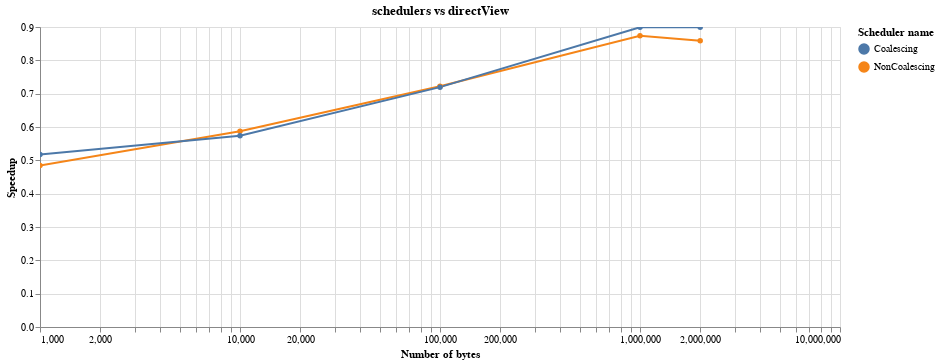
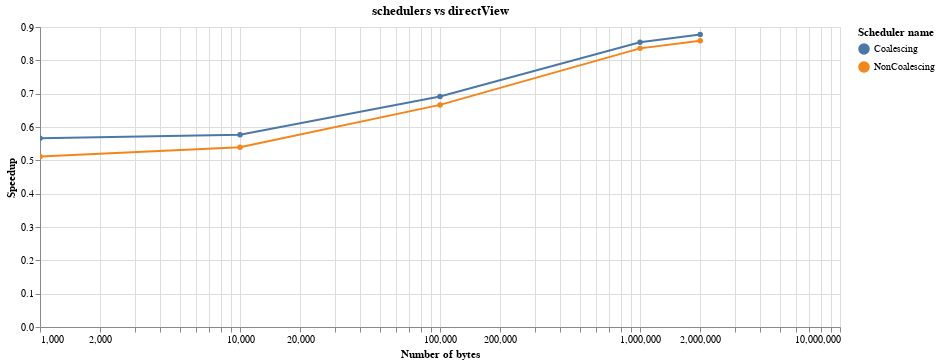
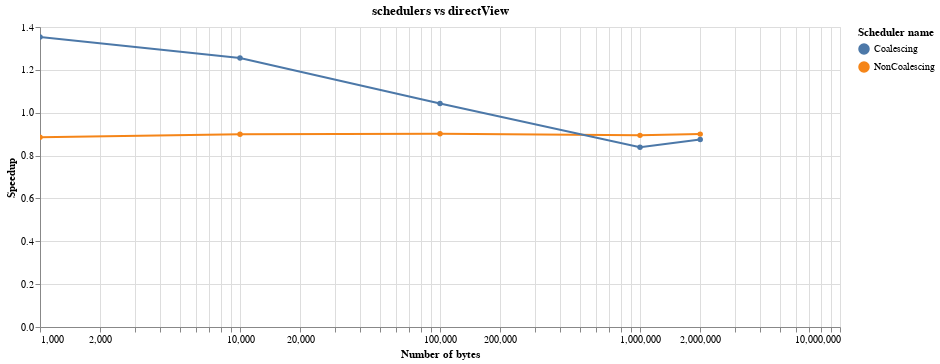

Notebook source saved alongside these figures, in order:
### Code cell
for engine in data['Number of engines'].unique():
    display(Markdown(f'### Running on {engine} engines'))
    alt.Chart(data[(data['Number of engines'] == engine) & (data['Scheduler name'] != 'DirectView')]).mark_line(point=True).encode(
        alt.X(
            'Number of bytes',
            scale=alt.Scale(type='log')
        ),
        alt.Y(
            'Speedup',
        ),
        color='Scheduler name:N',
        tooltip='Duration in ms',
    ).properties(title='schedulers vs directView', width=800).interactive().display(renderer='svg')

### Figure 1 — Vega-Lite specification as saved in the notebook (floating-point values rounded to 4 significant figures)
{"$schema": "https://vega.github.io/schema/vega-lite/v3.4.0.json", "config": {"mark": {"tooltip": null}, "view": {"height": 300, "width": 400}}, "data": {"name": "data-0440ad4e8611b0ea62c3981b00e7f59b"}, "datasets": {"data-0440ad4e8611b0ea62c3981b00e7f59b": [{"Duration in ms": 9.45, "Number of bytes": 1000, "Number of engines": 1, "Scheduler name": "NonCoalescing", "Speedup": 0.4847}, {"Duration in ms": 9.47, "Number of bytes": 10000, "Number of engines": 1, "Scheduler name": "NonCoalescing", "Speedup": 0.5871}, {"Duration in ms": 17.83, "Number of bytes": 100000, "Number of engines": 1, "Scheduler name": "NonCoalescing", "Speedup": 0.7224}, {"Duration in ms": 89.25, "Number of bytes": 1000000, "Number of engines": 1, "Scheduler name": "NonCoalescing", "Speedup": 0.8735}, {"Duration in ms": 172.5, "Number of bytes": 2000000, "Number of engines": 1, "Scheduler name": "NonCoalescing", "Speedup": 0.8587}, {"Duration in ms": 8.85, "Number of bytes": 1000, "Number of engines": 1, "Scheduler name": "Coalescing", "Speedup": 0.5175}, {"Duration in ms": 9.69, "Number of bytes": 10000, "Number of engines": 1, "Scheduler name": "Coalescing", "Speedup": 0.5738}, {"Duration in ms": 17.9, "Number of bytes": 100000, "Number of engines": 1, "Scheduler name": "Coalescing", "Speedup": 0.7196}, {"Duration in ms": 86.69, "Number of bytes": 1000000, "Number of engines": 1, "Scheduler name": "Coalescing", "Speedup": 0.8993}, {"Duration in ms": 164.8, "Number of bytes": 2000000, "Number of engines": 1, "Scheduler name": "Coalescing", "Speedup": 0.8989}]}, "encoding": {"color": {"field": "Scheduler name", "type": "nominal"}, "tooltip": {"field": "Duration in ms", "type": "quantitative"}, "x": {"field": "Number of bytes", "scale": {"type": "log"}, "type": "quantitative"}, "y": {"field": "Speedup", "type": "quantitative"}}, "mark": {"point": true, "type": "line"}, "selection": {"selector008": {"bind": "scales", "encodings": ["x", "y"], "type": "interval"}}, "title": "schedulers vs directView", "width": 800}

### Figure 2 — Vega-Lite specification as saved in the notebook (floating-point values rounded to 4 significant figures)
{"$schema": "https://vega.github.io/schema/vega-lite/v3.4.0.json", "config": {"mark": {"tooltip": null}, "view": {"height": 300, "width": 400}}, "data": {"name": "data-9a6930e69cbd1d65145edab2df56d729"}, "datasets": {"data-9a6930e69cbd1d65145edab2df56d729": [{"Duration in ms": 9.85, "Number of bytes": 1000, "Number of engines": 2, "Scheduler name": "NonCoalescing", "Speedup": 0.5117}, {"Duration in ms": 10.35, "Number of bytes": 10000, "Number of engines": 2, "Scheduler name": "NonCoalescing", "Speedup": 0.5391}, {"Duration in ms": 18.7, "Number of bytes": 100000, "Number of engines": 2, "Scheduler name": "NonCoalescing", "Speedup": 0.6663}, {"Duration in ms": 89.76, "Number of bytes": 1000000, "Number of engines": 2, "Scheduler name": "NonCoalescing", "Speedup": 0.8359}, {"Duration in ms": 171.1, "Number of bytes": 2000000, "Number of engines": 2, "Scheduler name": "NonCoalescing", "Speedup": 0.8586}, {"Duration in ms": 8.9, "Number of bytes": 1000, "Number of engines": 2, "Scheduler name": "Coalescing", "Speedup": 0.5663}, {"Duration in ms": 9.67, "Number of bytes": 10000, "Number of engines": 2, "Scheduler name": "Coalescing", "Speedup": 0.577}, {"Duration in ms": 18.02, "Number of bytes": 100000, "Number of engines": 2, "Scheduler name": "Coalescing", "Speedup": 0.6915}, {"Duration in ms": 87.85, "Number of bytes": 1000000, "Number of engines": 2, "Scheduler name": "Coalescing", "Speedup": 0.8541}, {"Duration in ms": 167.4, "Number of bytes": 2000000, "Number of engines": 2, "Scheduler name": "Coalescing", "Speedup": 0.8774}]}, "encoding": {"color": {"field": "Scheduler name", "type": "nominal"}, "tooltip": {"field": "Duration in ms", "type": "quantitative"}, "x": {"field": "Number of bytes", "scale": {"type": "log"}, "type": "quantitative"}, "y": {"field": "Speedup", "type": "quantitative"}}, "mark": {"point": true, "type": "line"}, "selection": {"selector009": {"bind": "scales", "encodings": ["x", "y"], "type": "interval"}}, "title": "schedulers vs directView", "width": 800}

### Figure 3 — Vega-Lite specification as saved in the notebook (floating-point values rounded to 4 significant figures)
{"$schema": "https://vega.github.io/schema/vega-lite/v3.4.0.json", "config": {"mark": {"tooltip": null}, "view": {"height": 300, "width": 400}}, "data": {"name": "data-abda83efa2eba4f876d6ec4b526c3e9f"}, "datasets": {"data-abda83efa2eba4f876d6ec4b526c3e9f": [{"Duration in ms": 17.02, "Number of bytes": 1000, "Number of engines": 16, "Scheduler name": "NonCoalescing", "Speedup": 0.886}, {"Duration in ms": 18.02, "Number of bytes": 10000, "Number of engines": 16, "Scheduler name": "NonCoalescing", "Speedup": 0.899}, {"Duration in ms": 25.29, "Number of bytes": 100000, "Number of engines": 16, "Scheduler name": "NonCoalescing", "Speedup": 0.9019}, {"Duration in ms": 104.6, "Number of bytes": 1000000, "Number of engines": 16, "Scheduler name": "NonCoalescing", "Speedup": 0.8943}, {"Duration in ms": 202.2, "Number of bytes": 2000000, "Number of engines": 16, "Scheduler name": "NonCoalescing", "Speedup": 0.9001}, {"Duration in ms": 11.14, "Number of bytes": 1000, "Number of engines": 16, "Scheduler name": "Coalescing", "Speedup": 1.354}, {"Duration in ms": 12.91, "Number of bytes": 10000, "Number of engines": 16, "Scheduler name": "Coalescing", "Speedup": 1.255}, {"Duration in ms": 21.87, "Number of bytes": 100000, "Number of engines": 16, "Scheduler name": "Coalescing", "Speedup": 1.043}, {"Duration in ms": 111.4, "Number of bytes": 1000000, "Number of engines": 16, "Scheduler name": "Coalescing", "Speedup": 0.8394}, {"Duration in ms": 208.1, "Number of bytes": 2000000, "Number of engines": 16, "Scheduler name": "Coalescing", "Speedup": 0.8746}]}, "encoding": {"color": {"field": "Scheduler name", "type": "nominal"}, "tooltip": {"field": "Duration in ms", "type": "quantitative"}, "x": {"field": "Number of bytes", "scale": {"type": "log"}, "type": "quantitative"}, "y": {"field": "Speedup", "type": "quantitative"}}, "mark": {"point": true, "type": "line"}, "selection": {"selector010": {"bind": "scales", "encodings": ["x", "y"], "type": "interval"}}, "title": "schedulers vs directView", "width": 800}
